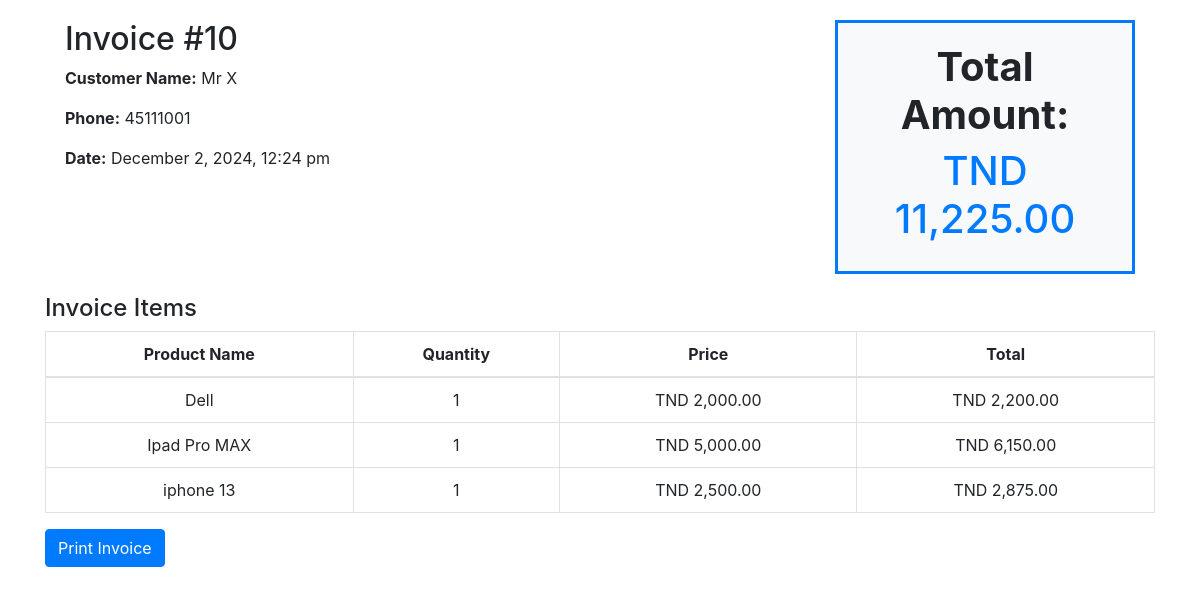
The page /generate_invoice.php?invoice_id=10 on the database its author committed.
### tables this page shows
CREATE TABLE `invoices` (
  `id` int(11) NOT NULL,
  `customer_name` varchar(255) NOT NULL,
  `customer_phone` varchar(255) DEFAULT NULL,
  `total_amount` decimal(10,2) NOT NULL,
  `created_at` timestamp NOT NULL DEFAULT current_timestamp()
);

CREATE TABLE `customers` (
  `id` int(11) NOT NULL,
  `name` varchar(255) NOT NULL,
  `phone` varchar(255) DEFAULT NULL,
  `balance` decimal(10,2) NOT NULL,
  `created_at` timestamp NOT NULL DEFAULT current_timestamp(),
  `updated_at` timestamp NOT NULL DEFAULT current_timestamp()
);

CREATE TABLE `invoice_items` (
  `id` int(11) NOT NULL,
  `invoice_id` int(11) DEFAULT NULL,
  `product_name` varchar(255) NOT NULL,
  `quantity` int(11) NOT NULL,
  `price` decimal(10,2) NOT NULL,
  `tax` decimal(5,2) NOT NULL,
  `total` decimal(10,2) NOT NULL
);

### generate_invoice.php (the view, shortened to what this page needs)
<?php
$conn = new mysqli('sql203.infinityfree.com', 'if0_37176330', 'RBCH5L9ajuC3r', 'if0_37176330_pos');
$invoiceId = isset($_GET['invoice_id']) ? $_GET['invoice_id'] : 0;
$sql = "SELECT invoices.*, customers.name customer_name, customers.phone customer_phone
        FROM invoices
        INNER JOIN customers ON invoices.customer_phone = customers.phone
        WHERE invoices.id = ?";
$stmt = $conn->prepare($sql);
$stmt->bind_param("i", $invoiceId);
$stmt->execute();
$result = $stmt->get_result();
if ($result->num_rows > 0) {
    $invoice = $result->fetch_assoc();
    $sqlItems = "SELECT * FROM invoice_items WHERE invoice_id = ?";
    $stmtItems = $conn->prepare($sqlItems);
    $stmtItems->bind_param("i", $invoiceId);
    $stmtItems->execute();
    $resultItems = $stmtItems->get_result();
} else {
    echo "Invoice not found.";
    exit;
}
?>
<!DOCTYPE html>
<html lang="en">
<head>
    <link rel="stylesheet" href="https://stackpath.bootstrapcdn.com/bootstrap/4.5.2/css/bootstrap.min.css">
</head>
<body>
    <div class="container">
     <div class="invoice-container" style="display: flex; justify-content: space-between; align-items: flex-start; margin: 20px;">
    <div class="invoice-left" style="flex: 1; margin-right: 20px;">
        <div class="invoice-header">
            <h2>Invoice #<?php echo $invoiceId; ?></h2>
            <p><strong>Customer Name:</strong> <?php echo $invoice['customer_name']; ?></p>
            <p><strong>Phone:</strong> <?php echo $invoice['customer_phone']; ?></p>
            <p><strong>Date:</strong> <?php echo date("F j, Y, g:i a", strtotime($invoice['created_at'])); ?></p>
        </div>
    </div>
    <div class="invoice-right" style="flex: 0 0 300px;">
        <div class="total-amount-cadre" style="border: 3px solid #007bff; padding: 20px; text-align: center; background-color: #f8f9fa;">
            <h1><strong>Total Amount:</strong></h1>
            <h1 style="color: #007bff;">TND <?php echo number_format($invoice['total_amount'], 2); ?></h1>
        </div>
    </div>
</div>
        <h4>Invoice Items</h4>
        <table class="table table-bordered invoice-table">
            <thead>
                <tr>
                    <th>Product Name</th>
                    <th>Quantity</th>
                    <th>Price</th>
                    <th>Total</th>
                </tr>
            </thead>
            <tbody>
                <?php while ($item = $resultItems->fetch_assoc()) { ?>
                <tr>
                    <td><?php echo $item['product_name']; ?></td>
                    <td><?php echo $item['quantity']; ?></td>
                    <td>TND <?php echo number_format($item['price'], 2); ?></td>
                    <td>TND <?php echo number_format($item['total'], 2); ?></td>
                </tr>
                <?php } ?>
            </tbody>
        </table>
        <button class="btn btn-primary" onclick="window.print();">Print Invoice</button>
    </div>
</body>
</html>

### generate_invoice.php (style rules this page uses)
.invoice-table th, .invoice-table td { text-align: center; padding: 10px; }
.invoice-header { margin-bottom: 20px; }

### rows shown on the page
invoices: customers.name "Mr X", customers.phone "45111001", created_at "December 2, 2024, 12:24 pm", total_amount "11,225.00"
invoice_items: product_name "Dell", quantity "1", price "2,000.00", total "2,200.00"
invoice_items: product_name "Ipad Pro MAX", quantity "1", price "5,000.00", total "6,150.00"
invoice_items: product_name "iphone 13", quantity "1", price "2,500.00", total "2,875.00"

### other values the page prints
$invoiceId "10"
